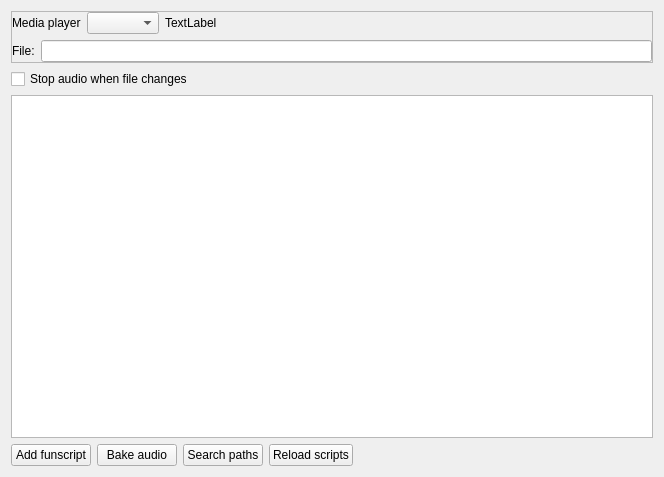
<?xml version="1.0" encoding="UTF-8"?>
<ui version="4.0">
 <class>MediaSettingsWidget</class>
 <widget class="QWidget" name="MediaSettingsWidget">
  <property name="geometry">
   <rect>
    <x>0</x>
    <y>0</y>
    <width>664</width>
    <height>477</height>
   </rect>
  </property>
  <property name="windowTitle">
   <string>Form</string>
  </property>
  <layout class="QVBoxLayout" name="verticalLayout">
   <item>
    <widget class="QFrame" name="frame">
     <property name="sizePolicy">
      <sizepolicy hsizetype="Minimum" vsizetype="Maximum">
       <horstretch>0</horstretch>
       <verstretch>0</verstretch>
      </sizepolicy>
     </property>
     <property name="minimumSize">
      <size>
       <width>150</width>
       <height>0</height>
      </size>
     </property>
     <property name="frameShape">
      <enum>QFrame::Shape::StyledPanel</enum>
     </property>
     <property name="frameShadow">
      <enum>QFrame::Shadow::Raised</enum>
     </property>
     <layout class="QFormLayout" name="formLayout">
      <property name="leftMargin">
       <number>0</number>
      </property>
      <property name="topMargin">
       <number>0</number>
      </property>
      <property name="rightMargin">
       <number>0</number>
      </property>
      <property name="bottomMargin">
       <number>0</number>
      </property>
      <item row="0" column="0">
       <widget class="QWidget" name="widget" native="true">
        <layout class="QHBoxLayout" name="horizontalLayout">
         <property name="leftMargin">
          <number>0</number>
         </property>
         <property name="topMargin">
          <number>0</number>
         </property>
         <property name="rightMargin">
          <number>0</number>
         </property>
         <property name="bottomMargin">
          <number>0</number>
         </property>
         <item>
          <widget class="QLabel" name="label">
           <property name="text">
            <string>Media player</string>
           </property>
          </widget>
         </item>
         <item>
          <widget class="QComboBox" name="comboBox"/>
         </item>
         <item>
          <widget class="QLabel" name="connection_status">
           <property name="text">
            <string>TextLabel</string>
           </property>
          </widget>
         </item>
        </layout>
       </widget>
      </item>
      <item row="1" column="0" colspan="2">
       <widget class="QWidget" name="widget_2" native="true">
        <layout class="QHBoxLayout" name="horizontalLayout_3">
         <property name="leftMargin">
          <number>0</number>
         </property>
         <property name="topMargin">
          <number>0</number>
         </property>
         <property name="rightMargin">
          <number>0</number>
         </property>
         <property name="bottomMargin">
          <number>0</number>
         </property>
         <item>
          <widget class="QLabel" name="label_2">
           <property name="text">
            <string>File:</string>
           </property>
          </widget>
         </item>
         <item>
          <widget class="QLineEdit" name="lineEdit">
           <property name="readOnly">
            <bool>true</bool>
           </property>
          </widget>
         </item>
        </layout>
       </widget>
      </item>
     </layout>
    </widget>
   </item>
   <item>
    <widget class="QCheckBox" name="stop_audio_automatically_checkbox">
     <property name="text">
      <string>Stop audio when file changes</string>
     </property>
    </widget>
   </item>
   <item>
    <widget class="TreeViewWithComboBox" name="treeView"/>
   </item>
   <item>
    <widget class="QWidget" name="widget_2" native="true">
     <layout class="QHBoxLayout" name="horizontalLayout_2">
      <property name="leftMargin">
       <number>0</number>
      </property>
      <property name="topMargin">
       <number>0</number>
      </property>
      <property name="rightMargin">
       <number>0</number>
      </property>
      <property name="bottomMargin">
       <number>0</number>
      </property>
      <item>
       <widget class="QPushButton" name="add_funscript_button">
        <property name="text">
         <string>Add funscript</string>
        </property>
       </widget>
      </item>
      <item>
       <widget class="QPushButton" name="bake_audio_button">
        <property name="text">
         <string>Bake audio</string>
        </property>
       </widget>
      </item>
      <item>
       <widget class="QPushButton" name="additional_search_paths_button">
        <property name="text">
         <string>Search paths</string>
        </property>
       </widget>
      </item>
      <item>
       <widget class="QPushButton" name="reload_scripts_button">
        <property name="text">
         <string>Reload scripts</string>
        </property>
       </widget>
      </item>
      <item>
       <spacer name="horizontalSpacer">
        <property name="orientation">
         <enum>Qt::Orientation::Horizontal</enum>
        </property>
        <property name="sizeHint" stdset="0">
         <size>
          <width>40</width>
          <height>20</height>
         </size>
        </property>
       </spacer>
      </item>
     </layout>
    </widget>
   </item>
  </layout>
 </widget>
 <customwidgets>
  <customwidget>
   <class>TreeViewWithComboBox</class>
   <extends>QTreeView</extends>
   <header>qt_ui/widgets/table_view_with_combobox.h</header>
  </customwidget>
 </customwidgets>
 <resources>
  <include location="../resources/restim.qrc"/>
 </resources>
 <connections/>
</ui>
